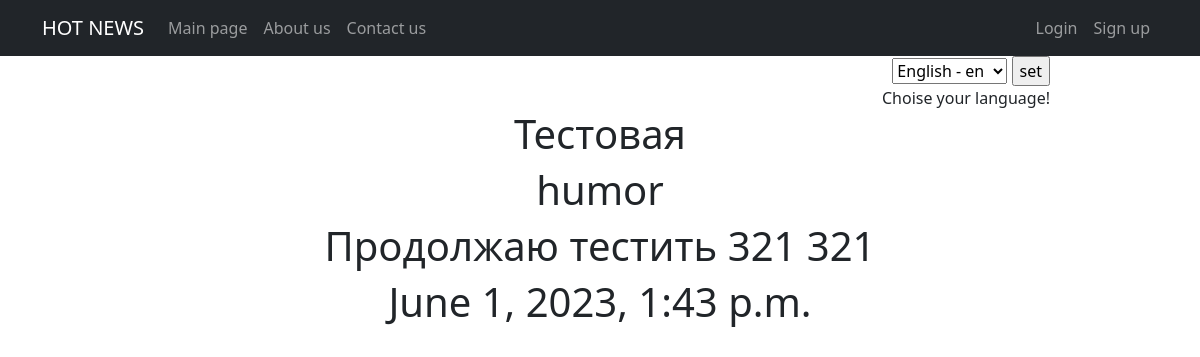
Screenshot of /articles/64 with the database file from the repository.
### news/models.py (models this page shows, shortened)
class Post(models.Model):
    author = models.ForeignKey(Author, to_field='authorUser_id', on_delete=models.CASCADE)
    NEWS = 'NE'
    ARTICLE = 'AR'
    CATEGORY_CHOISE = (
        (NEWS, 'Новость'),
        (ARTICLE, 'Статья'),
    )
    category_type = models.CharField(max_length=2, choices=CATEGORY_CHOISE, default=ARTICLE)
    dateCreation = models.DateTimeField(auto_now_add=True)
    postCategory = models.ManyToManyField(Category, through='PostCategory')
    title = models.CharField(max_length=128)
    text = models.TextField()
    rating = models.SmallIntegerField(default=0)

class Category(models.Model):
    name = models.CharField(max_length=32, unique=True, help_text=_('category name'))
    subscribers = models.ManyToManyField(User, blank=True, null=True, related_name='categories')

### news/views.py (the view)
# urls.py: path('articles/<int:pk>', cache_page(300)(PostDetail.as_view()), name='ar_detail'),
class PostDetail(DetailView):
    model = Post
    template_name = 'post.html'
    context_object_name = 'post'
    queryset = Post.objects.all()
    def get_object(self, *args, **kwargs):
        obj = cache.get(f'post-{self.kwargs["pk"]}', None)
        if not obj:
            obj = super().get_object(queryset=self.queryset)
            cache.set(f'post-{self.kwargs["pk"]}', obj)
        return obj

### news/templatetags/custom_filters.py (called while the page is built)
@register.filter()
def censor(value):
    if not isinstance(value, str):
        raise TypeError("Value must be a string")
    else:
        bad_words = ['badword1', 'badword2', 'badword3']
        words = value.split()
        for i, word in enumerate(words):
            if word.lower() in bad_words:
                words[i] = word[0] + "*" * (len(word) - 1)
        return " ".join(words)

### templates/post.html (shortened to what this page needs)
{% extends 'flatpages/default.html' %}
{% load custom_filters %}
{% block content %}
<h1>{{ post.title|censor }}</h1>
<h1>{% for cat in post.postCategory.all %}
                   {{ cat.name }}
                   {% endfor %}</h1>
<h1>{{ post.text|censor }}</h1>
<h1>{{ post.dateCreation }}</h1>
{% endblock content %}

### rows the page displays
Post: title|censor "Тестовая", text|censor "Продолжаю тестить 321 321", dateCreation "June 1, 2023, 1:43 p.m."
Category: name "humor"

### other values shown
form field language "English - en"
